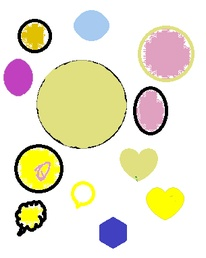
//> input picture cmake-build-debug/circle.jpeg, 206 x 258 px, shrunk from 305 x 383 before the run
$ ./8.霍夫直线检测与重映射   (built with g++ and OpenCV 4)
//> lines starting //> are read from the running program, lines starting //| are printed output that depends on the picture; after the words box and inside, x2 and y2 are one past the last pixel; in counts of white or black regions, pixels touching at a corner belong together
#include "opencv2/opencv.hpp"
#include "iostream"

using namespace std;
using namespace cv;

/**
 * https://www.bilibili.com/video/BV1Ay4y117HV/?p=242&spm_id_from=pageDriver&vd_source=cfa545ca14ba2d7782dd4c30ae22638e
 * https://blog.csdn.net/shuiyixin/article/details/104541495
 */
void test1() {
    Mat src = imread("road.jpeg");
    //1.Canny边缘检测
    Mat gray;
    cvtColor(src, gray, COLOR_BGR2GRAY);

    Mat canny;
    Canny(gray, canny, 140, 250, 3, false);
    imshow("canny", canny);

    //2.
    //lines:信息里包含多条直线，每条直线两个点
    //rho:像素间隙扫描
    //theta:每次增加的角度,CV_PI/180表示增加1度
    //threshold:低阈值
    //minLineLength：线的最小长度
    //maxLineGap：点之间的间隙。在做canny时，原本是同一线的可能会断开出现一些间隙，这里指定maxLineGap以内的间隙可以认为忽略，也就是把这个间隙连起来
    vector<Vec4f> plines;
    HoughLinesP(canny, plines, 1, CV_PI / 360, 170, 30, 5);
    for (int i = 0; i < plines.size(); i++) {
        Vec4f pline = plines[i];
        //画线
        line(src, Point(pline[0], pline[1]), Point(pline[2], pline[3]), Scalar(0, 0, 255), 4, LINE_AA);
    }
    imshow("src", src);


    waitKey(0);
}

/**
 * https://www.bilibili.com/video/BV1Ay4y117HV/?p=243&spm_id_from=pageDriver&vd_source=cfa545ca14ba2d7782dd4c30ae22638e
 * 霍夫圆的检测计算量比较大
 * 可以用其他方式，根据梯度和梯度方向计算，步骤：
 * 1.梯度求取
 * 2.根据梯度方向投票选圆心
 * 3.根据圆心选择半径
 * 4.找出所有圆的点
 */
void test2() {
    Mat src = imread("circle.jpeg");
//> src is the input picture: 258 rows x 206 cols, CV_8UC3; mean B, G, R 208.7, 229.9, 234.6
    Mat gray;
    medianBlur(src,src,5);
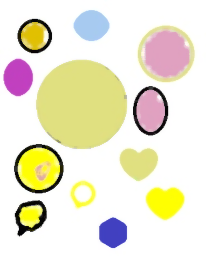
//> src: 258 rows x 206 cols, CV_8UC3; mean B, G, R 209, 231, 235.9
    cvtColor(src, gray, COLOR_BGR2GRAY);
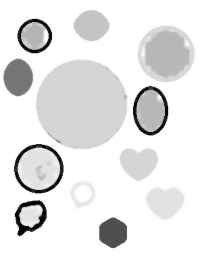
//> gray: 258 rows x 206 cols, CV_8UC1; min 2, max 255, mean 230


    vector<Vec3f> circles;
    //circles:输出圆信息，每个矢量里包含3个元素（x,y,radius）
    //method:检测方法
    //dp:分辨率，如果dp= 1时，累加器和输入图像具有相同的分辨率。如果dp=2，累加器便有输入图像一半那么大的宽度和高度
    //minDist：两个圆心之间的最小距离，小于这个值就当做是同一个圆
    //parma1:表示传递给canny边缘检测算子的高阈值
    //parma2:低阈值
    //minRadius:圆最小半径
    //maxRadius:圆最大半径
    HoughCircles(gray, circles, HOUGH_GRADIENT, 1, 10, 100, 35, 5, 150);
//> circles = 7 circles (x, y, radius): [81.5, 103.5, 44.9], [165.5, 53.5, 28.5], [34.5, 35.5, 17.4], [38.5, 167.5, 20.7], [82.5, 193.5, 12.2], [150.5, 118.5, 16.3], [150.5, 102.5, 16.4]
    cout << "检测到：" << circles.size() << endl;
//| 检测到：7
    for (int i = 0; i < circles.size(); i++) {
        Vec3f cc = circles[i];
        circle(src, Point(cc[0], cc[1]), cc[2], Scalar(255, 0, 0), 4, LINE_AA);
    }
//> this loop made 7 passes
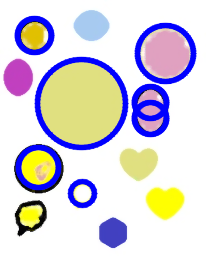
//> src: 258 rows x 206 cols, CV_8UC3; 12.73% of pixels changed, all inside (x1, y1, x2, y2) = (14, 15, 197, 209)
    imshow("src", src);
    waitKey(0);
}

int main() {
    test2();
}
